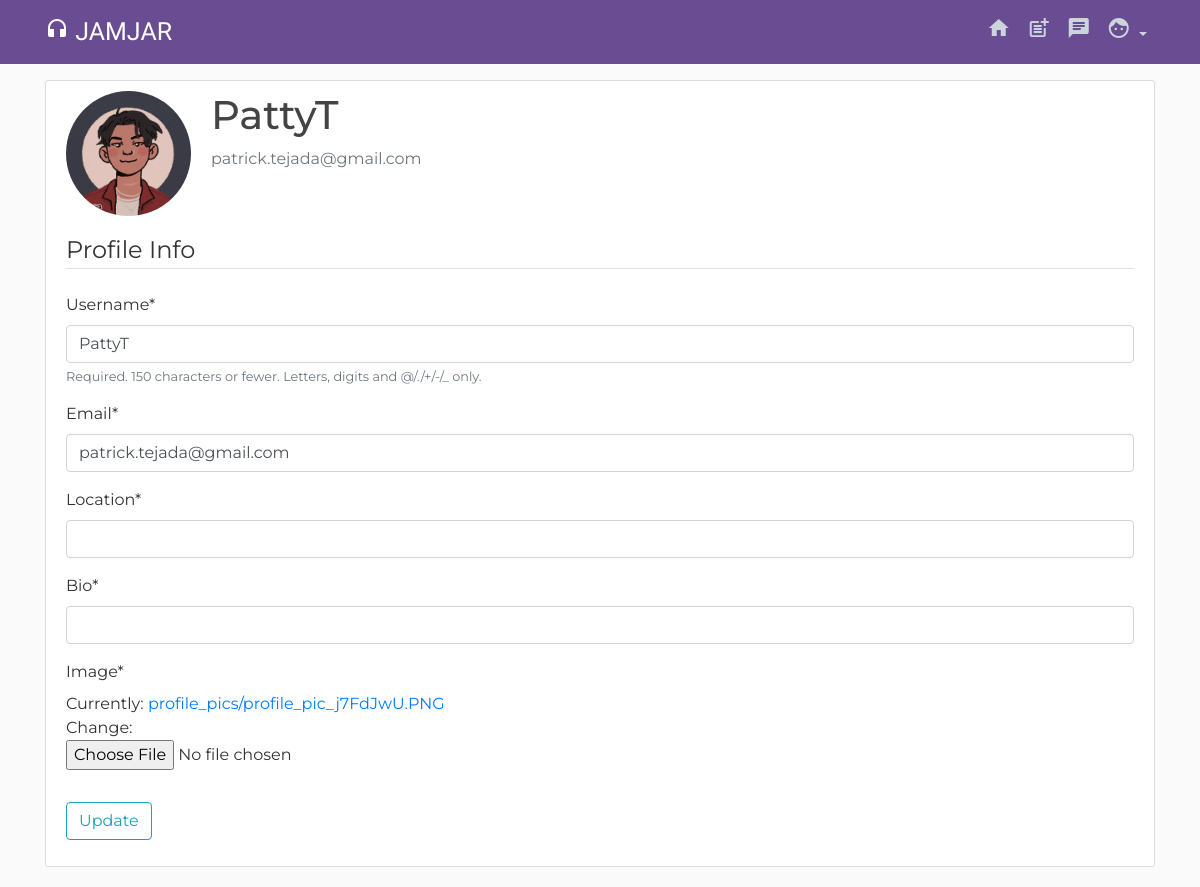
The page /profile/settings (signed in) on the database as committed earlier.
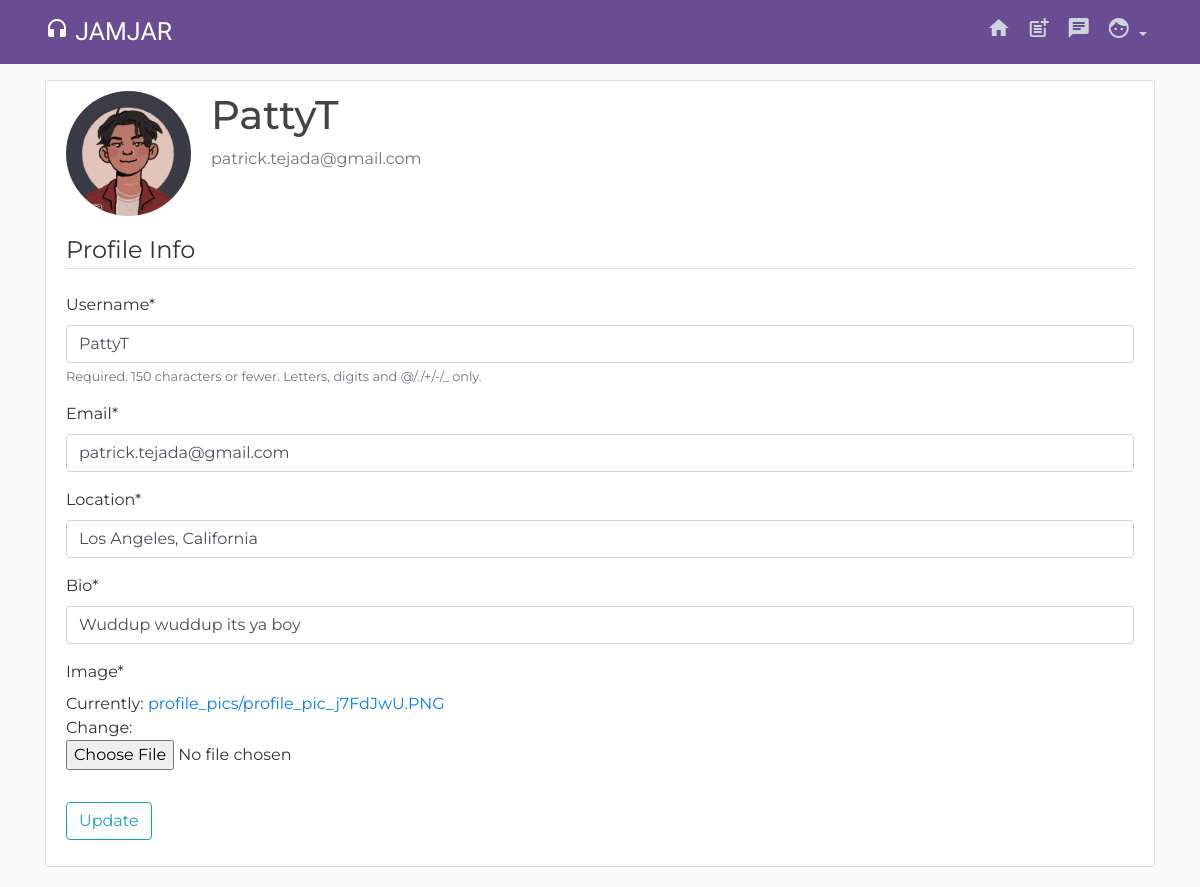
The same page on the database as committed later.
### users/models.py (models this page shows, shortened)
class Profile(models.Model):
    user = models.OneToOneField(User, on_delete=models.CASCADE)
    image = models.ImageField(default='default.jpg', upload_to='profile_pics')
    location = models.CharField(max_length=50, null=True, blank=True)
    bio = models.TextField(max_length=150, null=True, blank=True)

### users/views.py (the view)
# urls.py: path('profile/settings', user_views.profile_settings, name='settings'),
@login_required
def profile_settings(request):
    if request.method == 'POST':
        u_form = UserUpdateForm(request.POST, instance=request.user)
        p_form = ProfileUpdateForm(request.POST,
                                   request.FILES,
                                   instance=request.user.profile)
        if u_form.is_valid() and p_form.is_valid():
            u_form.save()
            p_form.save()
            messages.success(request, f'Your account has been updated!')
            return redirect('settings')
    else:
        u_form = UserUpdateForm(instance=request.user)
        p_form = ProfileUpdateForm(instance=request.user.profile)
    context = {
        'u_form': u_form,
        'p_form': p_form
    }
    return render(request, 'users/profile_settings.html', context)

### users/forms.py
class UserUpdateForm(forms.ModelForm):
    email = forms.EmailField()
    class Meta:
        model = User
        fields = ['username', 'email']

class ProfileUpdateForm(forms.ModelForm):
    location = forms.CharField()
    bio = forms.CharField()
    class Meta:
        model = Profile
        fields = ['location', 'bio', 'image']

### users/templates/users/profile_settings.html (shortened to what this page needs)
{% extends "blog/base.html" %}
{% load crispy_forms_tags %}
{% block content %}
    <div class="content-section">
      <div class="media">
        <img class="rounded-circle account-img" src="{{ user.profile.image.url }}">
        <div class="media-body">
          <h2 class="account-heading">{{ user.username }}</h2>
          <p class="text-secondary">{{ user.email }}</p>
        </div>
      </div>
      <form method = "POST" enctype="multipart/form-data">
        <fieldset class = "form-group">
            <legend class = "border-bottom mb-4">Profile Info</legend>
              {{ u_form|crispy }}
              {{ p_form|crispy }}
        </fieldset>
        <div class = "form-group">
            <button class ="btn btn-outline-info" type ="submit">Update</button>
        </div>
      </form>
    </div>
{% endblock content %}

Rows that differ between the two databases and show on the page:
changed Profile: location (not shown) → "Los Angeles, California"; bio (not shown) → "Wuddup wuddup its ya boy"
